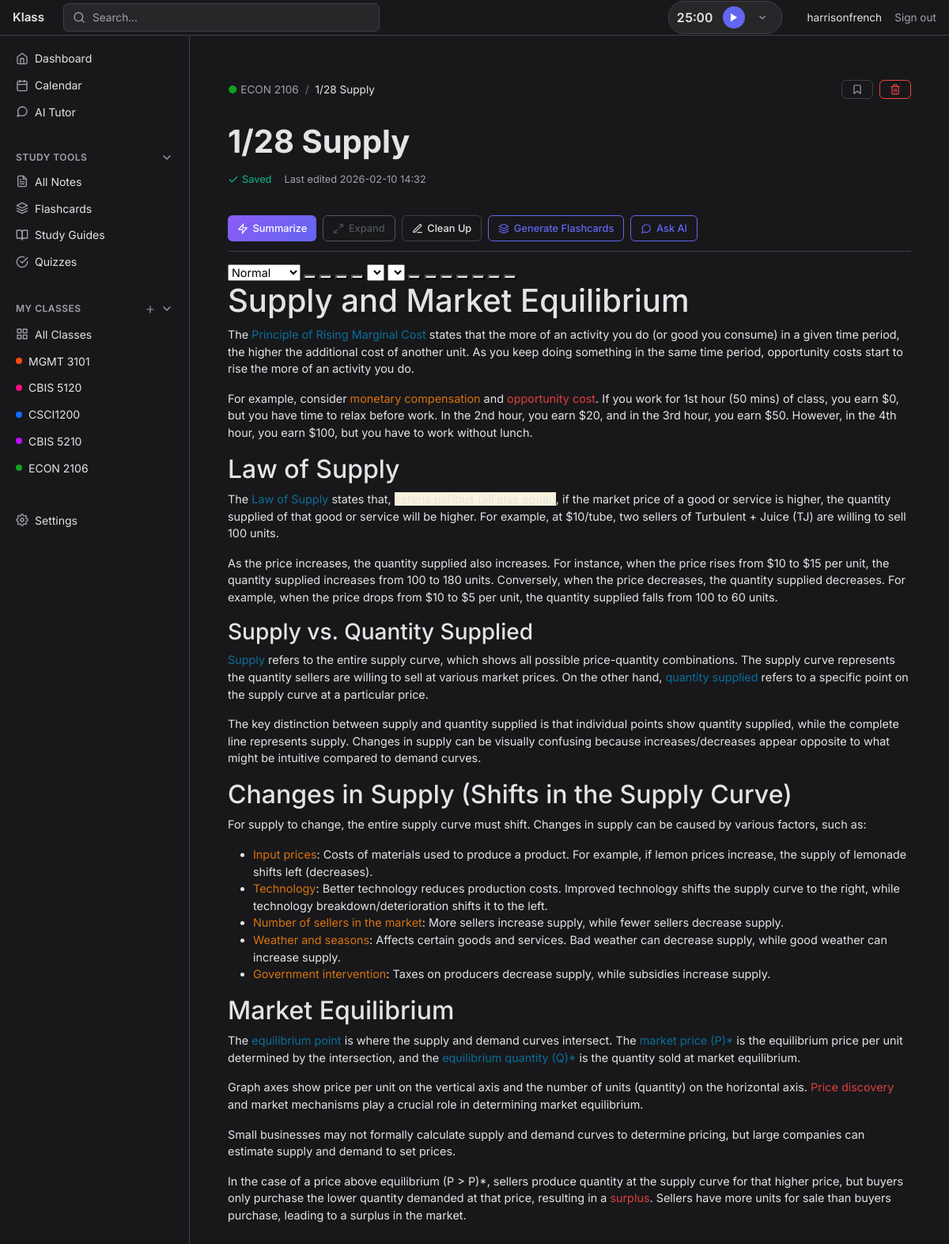
The app's page /notes/1 (signed in) with its own data.
### tables this page shows
CREATE TABLE users (
            id INTEGER PRIMARY KEY AUTOINCREMENT,
            email TEXT UNIQUE NOT NULL,
            username TEXT UNIQUE NOT NULL,
            password_hash TEXT NOT NULL,
            created_at TIMESTAMP DEFAULT CURRENT_TIMESTAMP,
            updated_at TIMESTAMP DEFAULT CURRENT_TIMESTAMP
        );

CREATE TABLE classes (
            id INTEGER PRIMARY KEY AUTOINCREMENT,
            name TEXT NOT NULL,
            code TEXT,
            instructor TEXT,
            semester TEXT,
            color TEXT DEFAULT '#0d6efd',
            description TEXT,
            created_at TIMESTAMP DEFAULT CURRENT_TIMESTAMP,
            updated_at TIMESTAMP DEFAULT CURRENT_TIMESTAMP
        , syllabus_filename TEXT, user_id INTEGER REFERENCES users(id));

CREATE TABLE notes (
            id INTEGER PRIMARY KEY AUTOINCREMENT,
            class_id INTEGER NOT NULL,
            title TEXT NOT NULL DEFAULT 'Untitled',
            content TEXT DEFAULT '',
            is_pinned INTEGER DEFAULT 0,
            created_at TIMESTAMP DEFAULT CURRENT_TIMESTAMP,
            updated_at TIMESTAMP DEFAULT CURRENT_TIMESTAMP,
            FOREIGN KEY (class_id) REFERENCES classes (id) ON DELETE CASCADE
        );

### app/blueprints/notes.py (the view)
@notes.route('/<int:note_id>')
@login_required
def view_note(note_id):
    db = get_db()
    cursor = db.execute('''
        SELECT n.*, c.name as class_name, c.code as class_code, c.color as class_color, c.id as class_id
        FROM notes n
        JOIN classes c ON n.class_id = c.id
        WHERE n.id = ? AND c.user_id = ?
    ''', (note_id, session['user_id']))
    note = cursor.fetchone()
    if not note:
        flash('Note not found.', 'error')
        return redirect(url_for('notes.list_notes'))
    return render_template('notes/editor.html', note=note)

### app/templates/notes/editor.html (shortened to what this page needs)
{% extends "dashboard_base.html" %}
{% block extra_css %}
<link href="https://cdn.quilljs.com/1.3.7/quill.snow.css" rel="stylesheet">
{% endblock %}
{% block content %}
<div class="note-editor-page">
    <div class="note-breadcrumb d-flex align-items-center">
        <a href="{{ url_for('classes.view_class', class_id=note.class_id) }}">
            <span style="color: {{ note.class_color }};">&#9679;</span>
            {{ note.class_code or note.class_name }}
        </a>
        <span class="separator">/</span>
        <span style="color: var(--text);">{{ note.title or 'Untitled' }}</span>
        <div class="note-actions">
            <form method="POST" action="{{ url_for('notes.toggle_pin', note_id=note.id) }}" class="d-inline">
                <button type="submit" class="btn btn-sm btn-outline-secondary btn-pin {% if note.is_pinned %}pinned{% endif %}" title="{% if note.is_pinned %}Unpin{% else %}Pin{% endif %}">
                    <span data-feather="bookmark"></span>
                </button>
            </form>
            <button type="button" class="btn btn-sm btn-outline-danger" data-bs-toggle="modal" data-bs-target="#deleteModal">
                <span data-feather="trash-2"></span>
            </button>
        </div>
    </div>
    <input type="text"
           class="note-title-input"
           id="noteTitle"
           value="{{ note.title }}"
           placeholder="Untitled"
           autocomplete="off">
    <div class="note-meta">
        <span class="save-status saved" id="saveStatus">
            <span data-feather="check" style="width: 14px; height: 14px;"></span>
            Saved
        </span>
        <span>Last edited {{ note.updated_at[:16] if note.updated_at else 'just now' }}</span>
    </div>
    <div class="ai-toolbar">
        <button type="button" class="btn btn-sm btn-ai" id="summarizeBtn" onclick="summarizeNote()">
            <span data-feather="zap"></span>
            Summarize
        </button>
        <button type="button" class="btn btn-sm btn-outline-secondary" id="expandBtn" onclick="expandNote()" disabled title="Select text first">
            <span data-feather="maximize-2"></span>
            Expand
        </button>
        <button type="button" class="btn btn-sm btn-outline-secondary" id="cleanupBtn" onclick="cleanupNote()">
            <span data-feather="edit-3"></span>
            Clean Up
        </button>
        <button type="button" class="btn btn-sm btn-outline-primary" id="flashcardsBtn" onclick="generateFlashcards()">
            <span data-feather="layers"></span>
            Generate Flashcards
        </button>
        <button type="button" class="btn btn-sm btn-outline-primary" id="askAiBtn" onclick="toggleAiChat()">
            <span data-feather="message-circle"></span>
            Ask AI
        </button>
    </div>
    <div id="toolbar">
        <span class="ql-formats">
            <select class="ql-header">
                <option selected>Normal</option>
            </select>
        </span>
        <span class="ql-formats">
            <button class="ql-bold"></button>
            <button class="ql-italic"></button>
            <button class="ql-underline"></button>
            <button class="ql-strike"></button>
        </span>
        <span class="ql-formats">
            <select class="ql-color" title="Text Color"></select>
            <select class="ql-background" title="Highlight"></select>
        </span>
        <span class="ql-formats">
            <button class="ql-list" value="ordered"></button>
            <button class="ql-list" value="bullet"></button>
            <button class="ql-list" value="check"></button>
        </span>
        <span class="ql-formats">
            <button class="ql-blockquote"></button>
            <button class="ql-code-block"></button>
        </span>
        <span class="ql-formats">
            <button class="ql-link"></button>
        </span>
        <span class="ql-formats">
            <button class="ql-clean"></button>
        </span>
    </div>
    <div id="editor">{{ note.content|safe }}</div>
</div>
{% endblock %}

### app/templates/dashboard_base.html (shortened to what this page needs)
<!DOCTYPE html>
<html lang="en">
<head>
    <link href="https://cdn.jsdelivr.net/npm/bootstrap@5.3.0/dist/css/bootstrap.min.css" rel="stylesheet">
    <link href="{{ url_for('static', filename='css/dashboard.css') }}" rel="stylesheet">
    {% block extra_css %}{% endblock %}
</head>
<body>
    <header class="top-navbar">
        <a class="navbar-brand" href="{{ url_for('dashboard') }}">Klass</a>
        <form class="search-form" action="{{ url_for('search') }}" method="GET">
            <span data-feather="search" class="search-icon"></span>
            <input type="text" name="q" placeholder="Search..." class="search-input">
        </form>
        <div class="navbar-end">
            {% if g.user %}
            <span class="user-name">{{ g.user.username }}</span>
            <a class="nav-link-minimal" href="{{ url_for('auth.logout') }}">Sign out</a>
            {% else %}
            <a class="nav-link-minimal" href="{{ url_for('auth.login') }}">Sign in</a>
            {% endif %}
        </div>
    </header>
    <div class="app-container">
        <nav class="sidebar">
            <div class="sidebar-content">
                <ul class="nav-list">
                    <li>
                        <a class="nav-item {% if request.endpoint == 'dashboard' %}active{% endif %}" href="{{ url_for('dashboard') }}">
                            <span data-feather="home"></span>
                            Dashboard
                        </a>
                    </li>
                    <li>
                        <a class="nav-item {% if request.endpoint == 'calendar' %}active{% endif %}" href="{{ url_for('calendar') }}">
                            <span data-feather="calendar"></span>
                            Calendar
                        </a>
                    </li>
                    <li>
                        <a class="nav-item {% if 'ai_chat' in request.endpoint %}active{% endif %}" href="{{ url_for('ai_chat.chat_home') }}">
                            <span data-feather="message-circle"></span>
                            AI Tutor
                        </a>
                    </li>
                </ul>
                <div class="nav-section">
                    <div class="nav-section-title" onclick="toggleSection(this)">
                        <span>Study Tools</span>
                        <span data-feather="chevron-down" class="section-chevron"></span>
                    </div>
                    <ul class="nav-list nav-collapsible">
                        <li>
                            <a class="nav-item {% if request.endpoint == 'notes.list_notes' %}active{% endif %}" href="{{ url_for('notes.list_notes') }}">
                                <span data-feather="file-text"></span>
                                All Notes
                            </a>
                        </li>
                        <li>
                            <a class="nav-item {% if 'flashcards' in request.endpoint %}active{% endif %}" href="{{ url_for('flashcards.list_decks') }}">
                                <span data-feather="layers"></span>
                                Flashcards
                            </a>
                        </li>
                        <li>
                            <a class="nav-item {% if 'study_guides' in request.endpoint %}active{% endif %}" href="{{ url_for('study_guides.list_guides') }}">
                                <span data-feather="book-open"></span>
                                Study Guides
                            </a>
                        </li>
                        <li>
                            <a class="nav-item {% if 'quizzes' in request.endpoint %}active{% endif %}" href="{{ url_for('quizzes.list_quizzes') }}">
                                <span data-feather="check-circle"></span>
                                Quizzes
                            </a>
                        </li>
                    </ul>
                </div>
                <div class="nav-section">
                    <div class="nav-section-title" onclick="toggleSection(this)">
                        <span>My Classes</span>
                        <div class="section-actions">
                            <a href="{{ url_for('classes.create_class') }}" class="add-btn" title="Add class" onclick="event.stopPropagation()">
                                <span data-feather="plus"></span>
                            </a>
                            <span data-feather="chevron-down" class="section-chevron"></span>
                        </div>
                    </div>
                    <ul class="nav-list nav-collapsible">
                        <li>
                            <a class="nav-item {% if request.endpoint == 'classes.list_classes' %}active{% endif %}" href="{{ url_for('classes.list_classes') }}">
                                <span data-feather="grid"></span>
                                All Classes
                            </a>
                        </li>
                        {% if sidebar_classes %}
                            {% for class in sidebar_classes %}
                            <li>
                                <a class="nav-item {% if request.endpoint == 'classes.view_class' and request.view_args.get('class_id') == class.id %}active{% endif %}" href="{{ url_for('classes.view_class', class_id=class.id) }}">
                                    <span class="class-dot" style="background: {{ class.color }};"></span>
                                    {{ class.code or class.name }}
                                </a>
                            </li>
                            {% endfor %}
                        {% endif %}
                    </ul>
                </div>
                <div class="nav-section">
                    <ul class="nav-list">
                        <li>
                            <a class="nav-item {% if 'settings' in request.endpoint %}active{% endif %}" href="{{ url_for('settings.preferences') }}">
                                <span data-feather="settings"></span>
                                Settings
                            </a>
                        </li>
                    </ul>
                </div>
            </div>
        </nav>
        <main class="main-content">
            {% block content %}{% endblock %}
        </main>
    </div>
</body>
</html>

### records on screen
users: user.username "harrisonfrench"
classes: code "MGMT 3101"
classes: code "CBIS 5120"
classes: code "CSCI1200"
classes: code "CBIS 5210"
classes: code "ECON 2106"
notes: title "1/28 Supply", updated_at "2026-02-10 14:32", content "Supply and Market Equilibrium The Principle of Rising Marginal Cost states that the more of an activity you do (or good you consume) in a given time period, the higher the additional cost of another unit. As you keep doing something in the same time period, opportunity costs start to rise the more of an activity you do. For example, consider monetary compensation and opportunity cost . If you work for 1st hour (50 mins) of class, you earn $0, but you have time to relax before work. In the 2nd hour, you earn $20, and in the 3rd hour, you earn $50. However, in the 4th hour, you earn $100, but you have to work without lunch. Law of Supply The Law of Supply states that, , if the market price of…"
